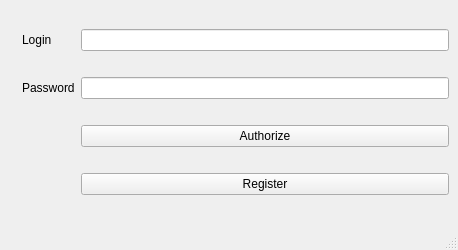
<?xml version="1.0" encoding="UTF-8"?>
<ui version="4.0">
 <class>MainWindow</class>
 <widget class="QMainWindow" name="MainWindow">
  <property name="geometry">
   <rect>
    <x>0</x>
    <y>0</y>
    <width>458</width>
    <height>250</height>
   </rect>
  </property>
  <property name="windowTitle">
   <string>MainWindow</string>
  </property>
  <widget class="QWidget" name="centralwidget">
   <layout class="QGridLayout" name="gridLayout_2">
    <item row="0" column="0" rowspan="4">
     <widget class="QLabel" name="label_3">
      <property name="text">
       <string/>
      </property>
      <property name="pixmap">
       <pixmap resource="res.qrc">:/image/icon3.png</pixmap>
      </property>
     </widget>
    </item>
    <item row="0" column="1">
     <widget class="QLabel" name="label">
      <property name="text">
       <string>Login</string>
      </property>
     </widget>
    </item>
    <item row="3" column="2">
     <widget class="QPushButton" name="pushButton_2">
      <property name="text">
       <string>Register</string>
      </property>
     </widget>
    </item>
    <item row="1" column="2">
     <widget class="QLineEdit" name="passwordEdit"/>
    </item>
    <item row="1" column="1">
     <widget class="QLabel" name="label_2">
      <property name="text">
       <string>Password</string>
      </property>
     </widget>
    </item>
    <item row="0" column="2">
     <widget class="QLineEdit" name="loginEdit"/>
    </item>
    <item row="2" column="2">
     <widget class="QPushButton" name="pushButton">
      <property name="text">
       <string>Authorize</string>
      </property>
     </widget>
    </item>
   </layout>
  </widget>
  <widget class="QMenuBar" name="menubar">
   <property name="geometry">
    <rect>
     <x>0</x>
     <y>0</y>
     <width>458</width>
     <height>22</height>
    </rect>
   </property>
  </widget>
  <widget class="QStatusBar" name="statusbar"/>
 </widget>
 <resources>
  <include location="res.qrc"/>
 </resources>
 <connections/>
</ui>
